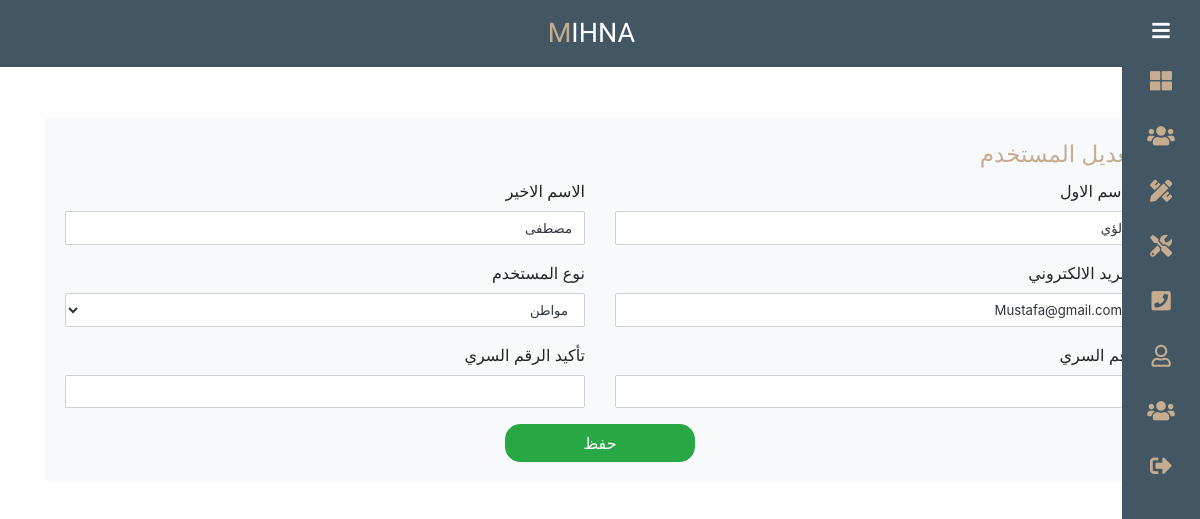
Before: /admin/action_user.php?action=edit&id=2 (signed in) with the older database file.
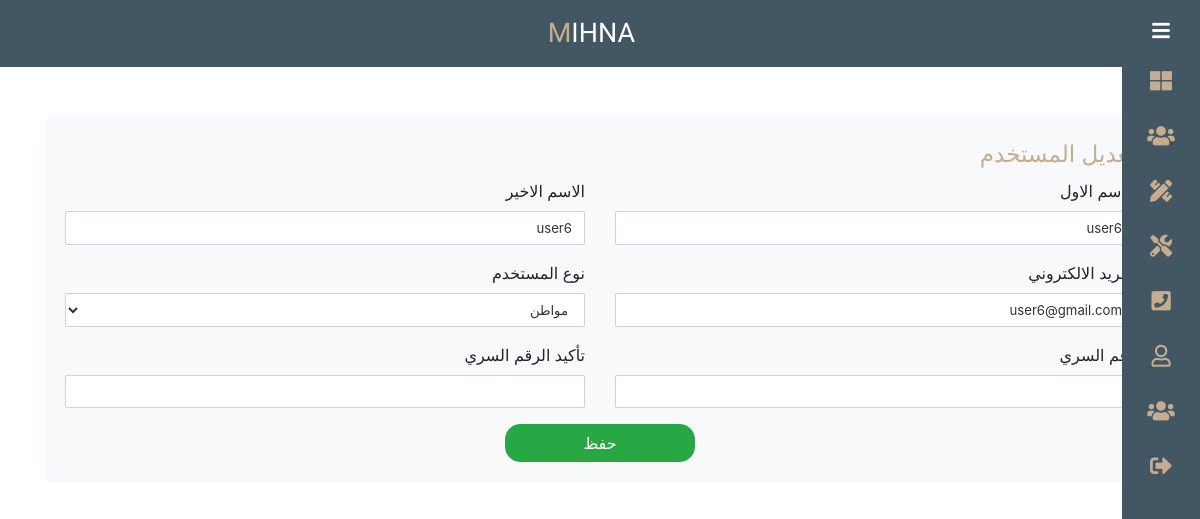
After: the same page with the newer database file.
### tables this page shows
CREATE TABLE `users` (
  `id` int(11) NOT NULL,
  `first_name` varchar(255) NOT NULL,
  `last_name` varchar(255) NOT NULL,
  `email` varchar(255) NOT NULL,
  `password` varchar(255) NOT NULL,
  `type_user` varchar(255) NOT NULL DEFAULT 'craft presenter',
  `image` varchar(255) DEFAULT NULL
);

### admin/action_user.php (the view, shortened to what the changed rows need)
<?php
include "include/init.php";
$action = (isset($_GET['action']) && !empty($_GET['action'])) ? $_GET['action'] : Redirect("users.php");
    if($action == "add") {
        $titlePage = "إضافة المستخدم";
        include "include/header.php";
        include "include/nav.php";
        if(isset($_POST['Save'])) {
            $firstName = $_POST['first_name'];
            $lastName = $_POST['last_name'];
            $email = $_POST['email'];
            $typeUser = isset($_POST['type_user']) ? $_POST['type_user'] : "";
            $password = $_POST['password'];
            $confirmPassword = $_POST['confirm_password'];
            $image = "user.png";
            $validation = validateUser($_POST);
            if($validation === true) {
                $stmt = $connect->prepare("INSERT INTO users SET first_name = ?, last_name = ?, email = ?, type_user = ?, password = ?, image = ?");
                $result = $stmt->execute([$firstName, $lastName, $email, $typeUser, $password, $image]);
                if($result == true) {
                    $_SESSION['message'] = "تمت إضافة المستخدم بنجاح";
                    Redirect("users.php");
                }
            }
        }
        ?>
        <div class="wraper">
            <div class="container">
                <div class="card admin-form h-100">
                    <form class="card-body" method="POST" enctype="multipart/form-data">
                        <fieldset>
                            <legend class="title-page"><?= $titlePage ?></legend>
                            <div class="row gutters">
                                <div class="col-xl-6 col-lg-6 col-md-6 col-sm-6 col-12">
                                    <div class="form-group">
                                        <label for="fullName">الاسم الاول</label>
                                        <input type="text" class="form-control" id="fullName" name="first_name">
                                        <?php if(isset($validation['FirstName'])): ?>
                                            <p class="error-message"><?= $validation['FirstName'] ?></p>
                                        <?php endif; ?>
                                    </div>
                                </div>
                                <div class="col-xl-6 col-lg-6 col-md-6 col-sm-6 col-12">
                                    <div class="form-group">
                                        <label for="lastName">الاسم الاخير</label>
                                        <input type="text" class="form-control" id="lastName" name="last_name">
                                        <?php if(isset($validation['LastName'])): ?>
                                            <p class="error-message"><?= $validation['LastName'] ?></p>
                                        <?php endif; ?>
                                    </div>
                                </div>
                                <div class="col-xl-6 col-lg-6 col-md-6 col-sm-6 col-12">
                                    <div class="form-group">
                                        <label for="eMail">البريد الالكتروني</label>
                                        <input type="email" class="form-control" id="eMail" name="email">
                                        <?php if(isset($validation['Email'])): ?>
                                            <p class="error-message"><?= $validation['Email'] ?></p>
                                        <?php endif; ?>
                                    </div>
                                </div>
                                <div class="col-xl-6 col-lg-6 col-md-6 col-sm-6 col-12">
                                    <div class="form-group">
                                        <label for="Type">نوع المستخدم</label>
                                        <select name="type_user" id="Type" class="form-control">
                                            <option value="" disabled selected></option>
                                            <option value="مقدم خدمة">مقدم خدمة</option>
                                            <option value="مواطن">مواطن</option>
                                        </select>
                                        <?php if(isset($validation['TypeUser'])): ?>
                                            <p class="error-message"><?= $validation['TypeUser'] ?></p>
                                        <?php endif; ?>
                                    </div>
                                </div>
                                <div class="col-xl-6 col-lg-6 col-md-6 col-sm-6 col-12">
                                    <div class="form-group">
                                        <label for="Street">رقم السري</label>
                                        <input type="password" name="password" class="form-control" id="Street">
                                        <?php if(isset($validation['Password'])): ?>
                                            <p class="error-message"><?= $validation['Password'] ?></p>
                                        <?php endif; ?>
                                    </div>
                                </div>
                                <div class="col-xl-6 col-lg-6 col-md-6 col-sm-6 col-12">
                                    <div class="form-group">
                                        <label for="ciTy">تأكيد الرقم السري</label>
                                        <input type="password" name="confirm_password" class="form-control" id="ciTy">
                                    </div>
                                </div>
                            </div>
                            <div class="row gutters">
                                <div class="col-xl-12 col-lg-12 col-md-12 col-sm-12 col-12">
                                    <div class="text-center">
                                        <button type="submit" id="submit" name="Save" class="btn btn-success app_btn_form">اضافة</button>
                                    </div>
                                </div>
                            </div>
                        </fieldset>
                    </form>
                </div>
            </div>
        </div>
        <?php
    }elseif($action == "edit"){
        $titlePage = "تعديل المستخدم";
        include "include/header.php";
        include "include/nav.php";
        $id = $_GET['id'];
        $stmt = $connect->prepare("SELECT * FROM users WHERE id = ?");
        $stmt->execute([$id]);
        $user = $stmt->fetch();
        ?>
        <div class="wraper">
            <div class="container">
                <div class="card admin-form h-100">
                    <form class="card-body" method="POST" enctype="multipart/form-data">
                        <fieldset>
                            <legend class="title-page"><?= $titlePage ?></legend>
                            <div class="row gutters">
                                <div class="col-xl-6 col-lg-6 col-md-6 col-sm-6 col-12">
                                    <div class="form-group">
                                        <label for="fullName">الاسم الاول</label>
                                        <input type="text" class="form-control" id="fullName" name="first_name" value="<?= $user['first_name'] ?>">
                                    </div>
                                </div>
                                <div class="col-xl-6 col-lg-6 col-md-6 col-sm-6 col-12">
                                    <div class="form-group">
                                        <label for="lastName">الاسم الاخير</label>
                                        <input type="text" class="form-control" id="lastName" name="last_name"  value="<?= $user['last_name'] ?>">
                                    </div>
                                </div>
                                <div class="col-xl-6 col-lg-6 col-md-6 col-sm-6 col-12">
                                    <div class="form-group">
                                        <label for="eMail">البريد الالكتروني</label>
                                        <input type="email" class="form-control" id="eMail" name="email"  value="<?= $user['email'] ?>">
                                    </div>
                                </div>
                                <div class="col-xl-6 col-lg-6 col-md-6 col-sm-6 col-12">
                                    <div class="form-group">
                                        <label for="Type">نوع المستخدم</label>
                                        <select name="type_user" id="Type" class="form-control">
                                            <option <?= $user['type_user'] == "مواطن" ? "selected" : "" ?> value="مواطن">مواطن</option>
                                        </select>
                                    </div>
                                </div>
                                <div class="col-xl-6 col-lg-6 col-md-6 col-sm-6 col-12">
                                    <div class="form-group">
                                        <label for="Street">رقم السري</label>
                                        <input type="password" name="password" class="form-control" id="Street">
                                    </div>
                                </div>
                                <div class="col-xl-6 col-lg-6 col-md-6 col-sm-6 col-12">
                                    <div class="form-group">
                                        <label for="ciTy">تأكيد الرقم السري</label>
                                        <input type="password" name="confirm_password" class="form-control" id="ciTy">
                                    </div>
                                </div>
                            </div>
                            <div class="row gutters">
                                <div class="col-xl-12 col-lg-12 col-md-12 col-sm-12 col-12">
                                    <div class="text-center">
                                        <button type="submit" id="submit" name="Save" class="btn btn-success app_btn_form">حفظ</button>
                                    </div>
                                </div>
                            </div>
                        </fieldset>
                    </form>
                </div>
            </div>
        </div>
        <?php
    }else{
        Redirect("users.php");
    }
?>
<?php include "include/footer.php"; ?>

Changed rows visible on the page:
changed users "مواطن": first_name "لؤي" → "user6"; last_name "مصطفى" → "user6"; email "Mustafa@gmail.com" → "user6@gmail.com"
